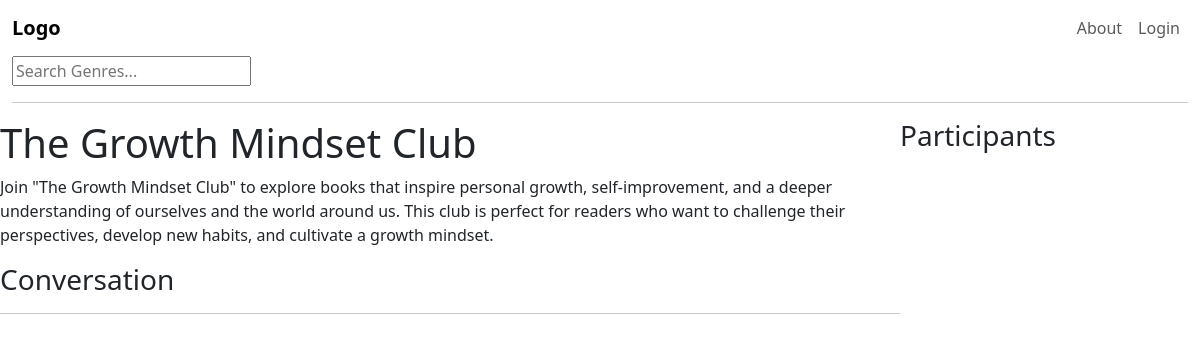
The app's page /club/5, older data.
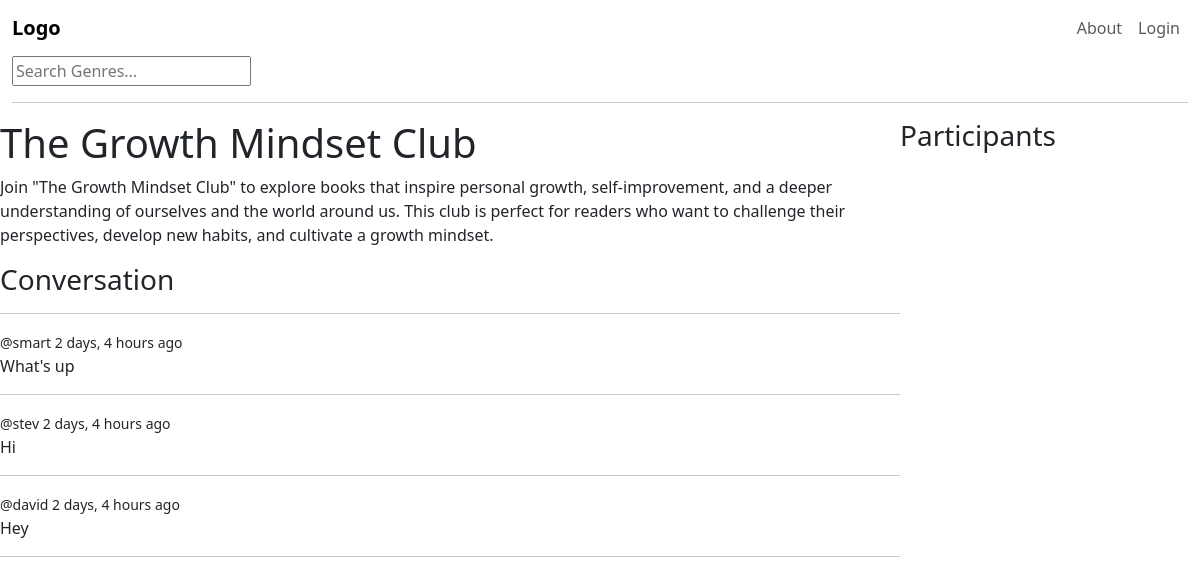
The same page, newer data.
### base/models.py (models this page shows, shortened)
class Message(models.Model):
    user = models.ForeignKey(User, on_delete=models.CASCADE)
    club = models.ForeignKey(Club, on_delete=models.CASCADE)
    body = models.TextField()
    updated = models.DateTimeField(auto_now=True)
    created = models.DateTimeField(auto_now_add=True)
    class Meta:
        ordering = ['-updated', '-created']

### base/views.py (the view, shortened to what this page needs)
# urls.py: path('club/<str:pk>', views.club, name='club'),
def club(request, pk):
    club = Club.objects.get(id=pk)
    club_messages = club.message_set.all()
    participants = club.participants.all()
    context = {"club": club, 'club_messages': club_messages, 'participants': participants}
    return render(request, 'base/club.html', context)

### base/templates/base/club.html (shortened to what this page needs)
{% extends 'main.html' %}
{% block content %}
<div class="club-container">
    <div>
        <h1>{{club.name}}</h1>
        <p>{{club.description}}</p>
        <div class="comment-wrapper">
            <h3>Conversation</h3>
            <hr>
            {% for message in club_messages %}
            <div>
                <small>@{{message.user}} {{message.created|timesince}} ago</small>
                <p>{{message.body}}</p>
                <hr>
            </div>
            {% endfor %}
        </div>
    </div>
    <div>
        <h3>Participants</h3>
    </div>
</div>
{% endblock content %}

Row changes from the older to the newer data that the page shows:
added Message: user "smart", created "2 days, 4 hours", body "What's up"
added Message: user "stev", created "2 days, 4 hours", body "Hi"
added Message: user "david", created "2 days, 4 hours", body "Hey"
